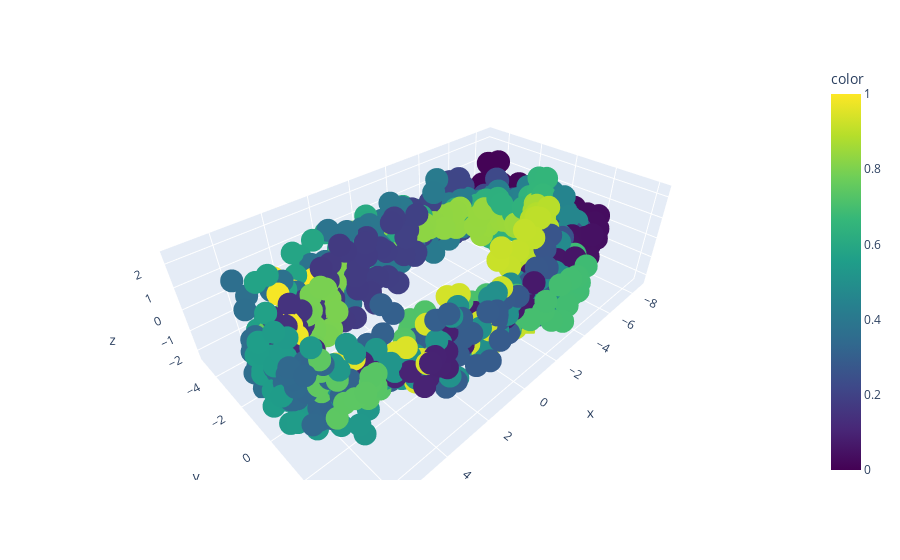

Source (notebook cell):
### Code cell
fig.show()

### Figure 1 — Plotly figure (JSON) as saved in the notebook; plotly's stock layout.template omitted (floating-point values rounded to 4 significant figures; data arrays with more than 128 entries replaced by an {"elided": "..."} marker saying what was removed)
{"data": [{"hovertemplate": "x=%{x}<br>y=%{y}<br>z=%{z}<br>color=%{marker.color}<extra></extra>", "legendgroup": "", "marker": {"color": {"elided": "951 float values"}, "coloraxis": "coloraxis", "symbol": "circle"}, "mode": "markers", "name": "", "scene": "scene", "showlegend": false, "type": "scatter3d", "x": {"elided": "951 float values"}, "y": {"elided": "951 float values"}, "z": {"elided": "951 float values"}}], "layout": {"coloraxis": {"colorbar": {"title": {"text": "color"}}, "colorscale": [[0, "#440154"], [0.1111, "#482878"], [0.2222, "#3e4989"], [0.3333, "#31688e"], [0.4444, "#26828e"], [0.5556, "#1f9e89"], [0.6667, "#35b779"], [0.7778, "#6ece58"], [0.8889, "#b5de2b"], [1, "#fde725"]]}, "legend": {"tracegroupgap": 0}, "margin": {"t": 60}, "scene": {"domain": {"x": [0, 1], "y": [0, 1]}, "xaxis": {"title": {"text": "x"}}, "yaxis": {"title": {"text": "y"}}, "zaxis": {"title": {"text": "z"}}}}}
